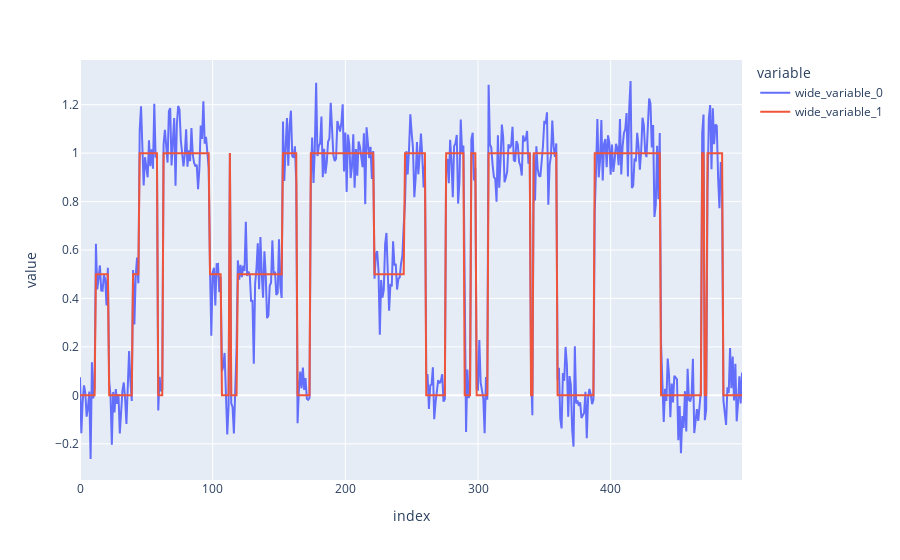

Write notebook code for a chart like this one.
### Code cell
px.line(y=[np.array(values)[0,:], state_means[np.array(states)[0,:]]])

### Figure 1 — Plotly figure (JSON) as saved in the notebook; plotly's stock layout.template omitted (floating-point values rounded to 4 significant figures; data arrays with more than 128 entries replaced by an {"elided": "..."} marker saying what was removed)
{"data": [{"hovertemplate": "variable=wide_variable_0<br>index=%{x}<br>value=%{y}<extra></extra>", "legendgroup": "wide_variable_0", "line": {"color": "#636efa", "dash": "solid"}, "marker": {"symbol": "circle"}, "mode": "lines", "name": "wide_variable_0", "orientation": "v", "showlegend": true, "type": "scatter", "x": {"elided": "500 int values"}, "xaxis": "x", "y": {"elided": "500 float values"}, "yaxis": "y"}, {"hovertemplate": "variable=wide_variable_1<br>index=%{x}<br>value=%{y}<extra></extra>", "legendgroup": "wide_variable_1", "line": {"color": "#EF553B", "dash": "solid"}, "marker": {"symbol": "circle"}, "mode": "lines", "name": "wide_variable_1", "orientation": "v", "showlegend": true, "type": "scatter", "x": {"elided": "500 int values"}, "xaxis": "x", "y": {"elided": "500 float values"}, "yaxis": "y"}], "layout": {"legend": {"title": {"text": "variable"}, "tracegroupgap": 0}, "margin": {"t": 60}, "xaxis": {"anchor": "y", "domain": [0, 1], "title": {"text": "index"}}, "yaxis": {"anchor": "x", "domain": [0, 1], "title": {"text": "value"}}}}
